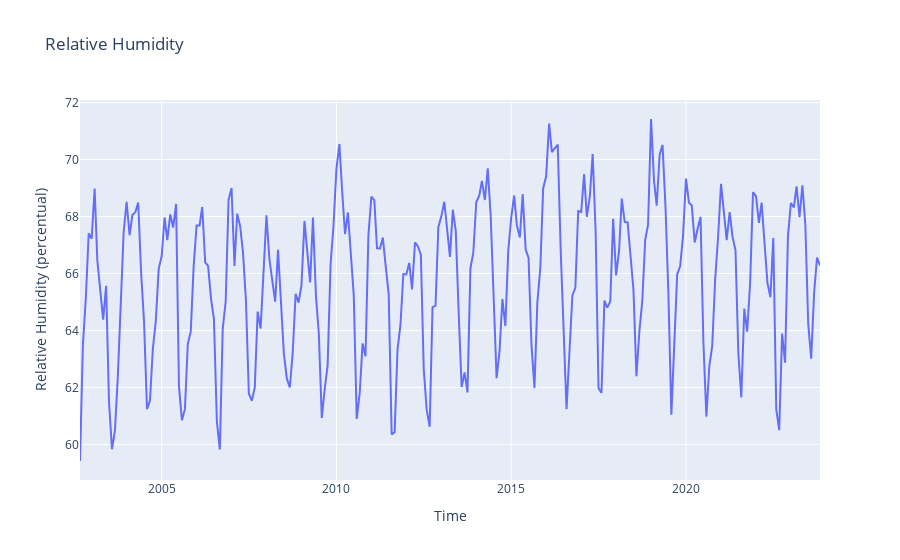

Notebook code cell kept with this figure:
### Code cell
px.line(humidity_data, x="Time", y=f'Relative Humidity (percentual)', title=f'Relative Humidity')

### Figure 1 — Plotly figure (JSON) as saved in the notebook; plotly's stock layout.template omitted (floating-point values rounded to 4 significant figures; data arrays with more than 128 entries replaced by an {"elided": "..."} marker saying what was removed)
{"data": [{"hovertemplate": "Time=%{x}<br>Relative Humidity (percentual)=%{y}<extra></extra>", "legendgroup": "", "line": {"color": "#636efa", "dash": "solid"}, "marker": {"symbol": "circle"}, "mode": "lines", "name": "", "orientation": "v", "showlegend": false, "type": "scatter", "x": {"elided": "255 str values"}, "xaxis": "x", "y": {"elided": "255 float values"}, "yaxis": "y"}], "layout": {"legend": {"tracegroupgap": 0}, "title": {"text": "Relative Humidity"}, "xaxis": {"anchor": "y", "domain": [0, 1], "title": {"text": "Time"}}, "yaxis": {"anchor": "x", "domain": [0, 1], "title": {"text": "Relative Humidity (percentual)"}}}}
